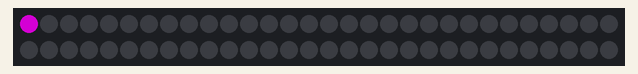
This sketch was run on a simulated Arduino Uno, built with avr-gcc and run on an emulated ATmega328P. Parts: 60 RGB LEDs in strip order, left to right, continuing on the next row. Dim RGB values are drawn brighter than linear.

Above: at 2.1 s.
At 2.76 s:
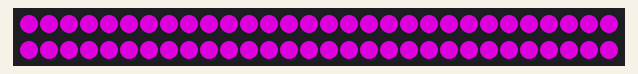
At 39.7 s:
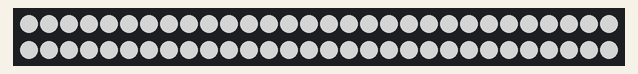

The sketch:

LED_Ej1_lightsaber.ino
```cpp
// (licence header left out)
#include "FastLED.h"

#define DATA_PIN 6      // usamos este pin del ARDUINO
#define NUM_LEDS 60     // Tira de LEDs de 1m con 60leds/m
#define LED_TYPE  WS2812B
#define COLOR_ORDER GRB // Depende del fabricante
#define BRIGHTNESS  128
CRGB leds[NUM_LEDS];    // array con el estado de los LED

#define COLOR_LIGHT Magenta


void setup() {
  delay(2000);
  FastLED.addLeds<LED_TYPE, DATA_PIN, COLOR_ORDER>(leds, NUM_LEDS);
  FastLED.setBrightness(  BRIGHTNESS );

pwrOn();    // Enciende
}

void loop() {

  latido();
fill_solid(leds, NUM_LEDS, CRGB::White);
      FastLED.show();
   delay(10);
fill_solid(leds, NUM_LEDS, CRGB::COLOR_LIGHT);
      FastLED.show();
//pwrOff();
//     delay(3000);
}


void pwrOn() {
   for(int i = 0; i < NUM_LEDS; i++) {
      // Turn our current led on to white, then show the leds
      leds[i] = CRGB::COLOR_LIGHT;
 delay(5);
      // Show the leds (only one of which is set to white, from above)
      FastLED.show();

   }

}


void pwrOff() {
   for(int whiteLed = NUM_LEDS; whiteLed >=0 ; whiteLed = whiteLed - 1) {

      // Turn our current led back to black for the next loop around
      leds[whiteLed] = CRGB::Black;      // Show the leds (only one of which is set to white, from above)
       delay(6);
      FastLED.show();

   }

}

void latido() {

      for(int brillo = 128; brillo <=255 ; brillo=brillo+2) {
   FastLED.setBrightness(brillo);
      delay(10);
        FastLED.show();
      }

      for(int brillo = 255; brillo >=128 ; brillo=brillo-2) {
   FastLED.setBrightness(brillo);
      delay(10);
        FastLED.show();
      }

}
```
